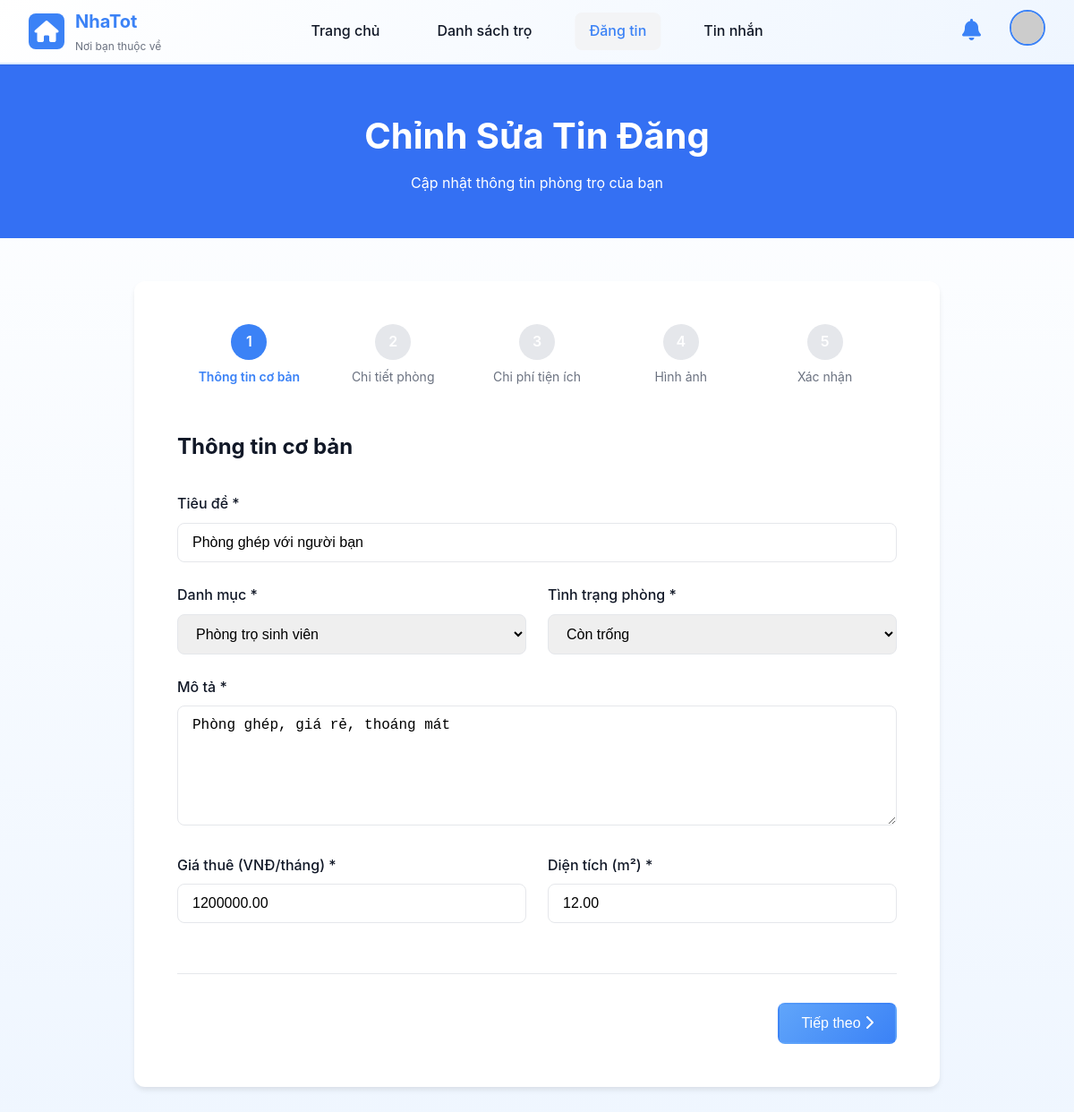
Screenshot of /Views/posts/create.php?id=6 (signed in) with the database file from the repository.
### tables this page shows
CREATE TABLE posts (
    id INT AUTO_INCREMENT PRIMARY KEY,
    user_id INT NOT NULL,
    category_id INT NOT NULL,
    title VARCHAR(255) NOT NULL,
    description TEXT NOT NULL,
    address VARCHAR(255) NOT NULL,
    district VARCHAR(100),
    city VARCHAR(100),
    price DECIMAL(10, 2) NOT NULL,
    area DECIMAL(10, 2),
    room_type ENUM('single', 'shared', 'apartment', 'house') DEFAULT 'single',
    room_status ENUM('available', 'unavailable') DEFAULT 'available',
    max_people INT DEFAULT 1,
    gender ENUM('male', 'female', 'any') DEFAULT 'any',
    amenities TEXT,
    utilities TEXT,
    rules TEXT,
    available_from DATE,
    deposit_amount DECIMAL(10, 2),
    electric_price DECIMAL(10, 2),
    water_price DECIMAL(10, 2),
    status ENUM('pending', 'approved', 'rejected', 'rented') DEFAULT 'pending',
    is_featured BOOLEAN DEFAULT FALSE,
    views INT DEFAULT 0,
    created_at TIMESTAMP DEFAULT CURRENT_TIMESTAMP,
    updated_at TIMESTAMP DEFAULT CURRENT_TIMESTAMP ON UPDATE CURRENT_TIMESTAMP,
    FOREIGN KEY (user_id) REFERENCES users(id) ON DELETE CASCADE,
    FOREIGN KEY (category_id) REFERENCES categories(id) ON DELETE CASCADE,
    INDEX idx_status (status),
    INDEX idx_room_status (room_status),
    INDEX idx_user_id (user_id),
    INDEX idx_category_id (category_id),
    INDEX idx_city_district (city, district),
    INDEX idx_price (price),
    INDEX idx_created_at (created_at)
);

### config.php (called while the page is built, shortened)
<?php
function getDB() {
    static $conn = null;
    if ($conn === null) {
        try {
            $dsn = 'mysql:host=' . DB_HOST . ';dbname=' . DB_NAME . ';charset=utf8mb4';
            $options = [
                PDO::ATTR_ERRMODE => PDO::ERRMODE_EXCEPTION,
                PDO::ATTR_DEFAULT_FETCH_MODE => PDO::FETCH_ASSOC,
                PDO::ATTR_EMULATE_PREPARES => false,
            ];
            $conn = new PDO($dsn, DB_USER, DB_PASS, $options);
        } catch (PDOException $e) {
            $errorMsg = 'Database connection failed: ' . $e->getMessage();
            error_log($errorMsg);
            if (strpos($e->getMessage(), 'SQLSTATE') !== false) {
                if (strpos($e->getMessage(), 'Unknown database') !== false) {
                    die("Error: Database '" . DB_NAME . "' not found. Please create the database and import the SQL schema.");
                } else {
                    die("Database Error: " . $e->getMessage());
                }
            }
            die('Database connection failed. Please try again later.');
        }
    }
    return $conn;
}
function isLoggedIn() {
    return isset($_SESSION['user_id']);
}
?>

### Models/Post.php (called while the page is built, shortened)
<?php
require_once __DIR__ . '/../config.php';
class Post {
    private $db;
    private $table = 'posts';
    public function __construct() {
        $this->db = getDB();
    }
    public function findById($id) {
        try {
            $stmt = $this->db->prepare("
                SELECT p.*, u.full_name, u.phone, u.email, c.name as category_name
                FROM {$this->table} p
                JOIN users u ON p.user_id = u.id -- JOIN với users để lấy thông tin chủ trọ
                JOIN categories c ON p.category_id = c.id -- JOIN với categories để lấy tên danh mục
                WHERE p.id = ?
            ");
            $stmt->execute([$id]);
            return $stmt->fetch();
        } catch (PDOException $e) {
            error_log("Error in Post::findById: " . $e->getMessage());
            return false;
        }
    }
}
?>

### Views/posts/create.php (the view, shortened to what this page needs)
<?php
require_once __DIR__ . '/../../config.php';
require_once __DIR__ . '/../../Models/Post.php';
$postModel = new Post();
$postId = isset($_GET['id']) ? (int)$_GET['id'] : null;
$editingPost = null;
if ($postId) {
    $editingPost = $postModel->findById($postId);
}
?>
<!DOCTYPE html>
<html lang="vi">
<head>
    <link rel="stylesheet" href="../../assets/css/style.css">
    <link rel="stylesheet" href="https://cdnjs.cloudflare.com/ajax/libs/font-awesome/6.4.0/css/all.min.css">
</head>
<body>
    <header class="header">
        <nav class="navbar">
            <a href="../../index.php" class="logo">
                <div class="logo-icon-box">
                    <i class="fas fa-home"></i>
                </div>
                <div class="logo-text">
                    <h1>NhaTot</h1>
                    <p>Nơi bạn thuộc về</p>
                </div>
            </a>
            <ul class="nav-menu">
                <li><a href="../../index.php" class="nav-link">Trang chủ</a></li>
                <li><a href="list.php" class="nav-link">Danh sách trọ</a></li>
                <li><a href="create.php" class="nav-link active">Đăng tin</a></li>
                <?php if (isLoggedIn()): ?>
                <li style="position: relative;">
                    <a href="../chat/chat.php" class="nav-link">Tin nhắn</a>
                </li>
                <?php endif; ?>
            </ul>
            <div class="nav-actions">
                <div class="notification-wrapper">
                    <button class="notification-bell-btn" onclick="toggleNotificationDropdown(event)" title="Thông báo">
                        <i class="fas fa-bell"></i>
                    </button>
                </div>
                    <div class="user-menu-wrapper" style="position: relative;">
                        <button class="user-avatar-btn" onclick="toggleUserMenu(event)">
                            <?php
                            try {
                                $db = getDB();
                                $user_stmt = $db->prepare("SELECT avatar FROM users WHERE id = ?");
                                $user_stmt->execute([$_SESSION['user_id']]);
                                $user_data = $user_stmt->fetch(PDO::FETCH_ASSOC);
                                $avatar_src = (!empty($user_data['avatar']))
                                    ? '../../uploads/avatars/' . htmlspecialchars($user_data['avatar'])
                                    : 'https://via.placeholder.com/40/3b82f6/ffffff?text=' . strtoupper(substr($_SESSION['username'], 0, 1));
                            } catch (Exception $e) {
                                $avatar_src = 'https://via.placeholder.com/40/3b82f6/ffffff?text=' . strtoupper(substr($_SESSION['username'], 0, 1));
                            }
                            ?>
                            <img src="<?php echo $avatar_src; ?>" alt="Avatar" style="width: 40px; height: 40px; border-radius: 50%; object-fit: cover; border: 2px solid #3b82f6; cursor: pointer;">
                        </button>
                    </div>
            </div>
        </nav>
    </header>
    <div class="page-header">
        <h1><?php echo $editingPost ? 'Chỉnh Sửa Tin Đăng' : 'Đăng Tin Cho Thuê Phòng Trọ'; ?></h1>
        <p><?php echo $editingPost ? 'Cập nhật thông tin phòng trọ của bạn' : 'Chia sẻ thông tin phòng trọ của bạn'; ?></p>
    </div>
    <div class="content-wrapper">
        <div class="container">
            <div class="form-container">
                <div class="step-indicator">
                    <div class="step active">
                        <div class="step-number">1</div>
                        <div class="step-title">Thông tin cơ bản</div>
                    </div>
                    <div class="step">
                        <div class="step-number">2</div>
                        <div class="step-title">Chi tiết phòng</div>
                    </div>
                    <div class="step">
                        <div class="step-number">3</div>
                        <div class="step-title">Chi phí tiện ích</div>
                    </div>
                    <div class="step">
                        <div class="step-number">4</div>
                        <div class="step-title">Hình ảnh</div>
                    </div>
                    <div class="step">
                        <div class="step-number">5</div>
                        <div class="step-title">Xác nhận</div>
                    </div>
                </div>
                <form id="createPostForm" action="../../Controllers/PostController.php" method="POST" enctype="multipart/form-data">
                    <div class="form-step active" data-step="1">
                        <h2 style="margin-bottom: 2rem;">Thông tin cơ bản</h2>
                        <div class="form-group">
                            <label class="form-label" for="title">Tiêu đề *</label>
                            <input
                                type="text"
                                class="form-control"
                                id="title"
                                name="title"
                                placeholder="VD: Phòng trọ gần trường ĐH Bách Khoa"
                                value="<?php echo $editingPost ? htmlspecialchars($editingPost['title']) : ''; ?>"
                                required
                            >
                        </div>
                        <div class="form-row">
                            <div class="form-group">
                                <label class="form-label" for="category">Danh mục *</label>
                                <select class="form-control" id="category" name="category_id" required>
                                    <option value="1" <?php echo $editingPost && $editingPost['category_id'] == 1 ? 'selected' : ''; ?>>Phòng trọ sinh viên</option>
                                </select>
                            </div>
                            <div class="form-group">
                                <label class="form-label" for="room_status">Tình trạng phòng *</label>
                                <select class="form-control" id="room_status" name="room_status" required>
                                    <option value="available" <?php echo $editingPost && $editingPost['room_status'] == 'available' ? 'selected' : ''; ?>>Còn trống</option>
                                </select>
                            </div>
                        </div>
                        <div class="form-group">
                            <label class="form-label" for="description">Mô tả *</label>
                            <textarea
                                class="form-control"
                                id="description"
                                name="description"
                                rows="6"
                                placeholder="Mô tả chi tiết về phòng trọ: vị trí, tiện ích, nội thất..."
                                required
                            ><?php echo $editingPost ? htmlspecialchars($editingPost['description']) : ''; ?></textarea>
                        </div>
                        <div class="form-row">
                            <div class="form-group">
                                <label class="form-label" for="price">Giá thuê (VNĐ/tháng) *</label>
                                <input
                                    type="number"
                                    class="form-control"
                                    id="price"
                                    name="price"
                                    placeholder="2500000"
                                    min="0"
                                    max="10000000"
                                    value="<?php echo $editingPost ? $editingPost['price'] : ''; ?>"
                                    required
                                >
                            </div>
                            <div class="form-group">
                                <label class="form-label" for="area">Diện tích (m²) *</label>
                                <input
                                    type="number"
                                    class="form-control"
                                    id="area"
                                    name="area"
                                    placeholder="20"
                                    min="0"
                                    max="30"
                                    step="0.1"
                                    value="<?php echo $editingPost ? $editingPost['area'] : ''; ?>"
                                    required
                                >
                            </div>
                        </div>
                    </div>
                    <div class="form-actions">
                        <div style="flex: 1;"></div>
                        <button type="button" class="btn btn-primary" id="nextBtn" onclick="changeStep(1)">
                            Tiếp theo <i class="fas fa-chevron-right"></i>
                        </button>
                    </div>
                </form>
            </div>
        </div>
    </div>
</body>
</html>

### rows the page displays
posts: title "Phòng ghép với người bạn", category_id "Phòng trọ sinh viên", room_status "Còn trống", description "Phòng ghép, giá rẻ, thoáng mát", price "1200000.00", area "12.00"
